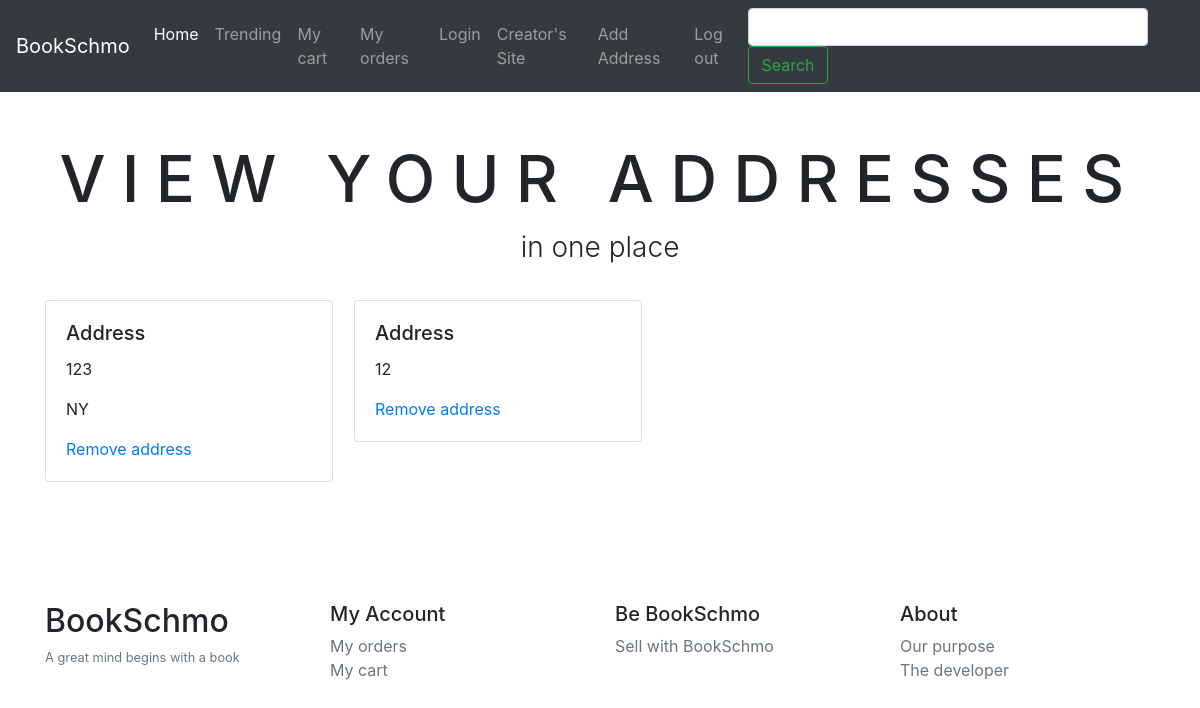
Screenshot of /usersAccount/viewAddress.php (signed in) with the database file from the repository.
### tables this page shows
CREATE TABLE `address` (
  `id` int(6) NOT NULL,
  `accountsID` int(6) DEFAULT NULL,
  `addressLine1` varchar(1000) NOT NULL,
  `addressLine2` varchar(255) NOT NULL,
  `addressLine3` varchar(255) NOT NULL,
  `country` varchar(255) NOT NULL,
  `createdAt` datetime NOT NULL DEFAULT CURRENT_TIMESTAMP
);

### usersAccount/viewAddress.php (the view, shortened to what this page needs)
<?php
	include "includes/header.php";
	$accountsID = $_SESSION["accountDetails"]['id'];
	$sql = "SELECT id, addressLine1, addressLine2, addressLine3, country
		FROM address
		WHERE accountsID = $accountsID";
	$result = mysqli_query($conn,$sql);
	$resultCheck = mysqli_num_rows($result);
?>
	<div class="pt-5 pb-3 text-center mt-100">
		<h1 class="text-uppercase page-heading">View your addresses</h1>
		<p class="lead page-sub-heading">in one place</p>
	</div>
	<div class="container">
		<div class="row">
		<?php
			if($resultCheck > 0){
				while ($row = mysqli_fetch_assoc($result)){
		?>
					<div class="col-3 mr-4 mb-4">
						<div class="card" style="width: 18rem;">
							<div class="card-body">
								<h5 class="card-title">Address</h5>
								<p class="card-text"><?php echo $row['addressLine1'];?></p>
								<p class="card-text"><?php echo $row['addressLine2'];?></p>
								<a href="includes/removeAddressScript.php?id=<?php echo $row['id'];?>" class="card-link">Remove address</a>
							</div>
						</div>
					</div>
		<?php
				}
			}
		?>
		</div>
	</div>
<?php
	include "includes/footer.php"
?>

### usersAccount/main.css (style rules this page uses)
.page-heading { letter-spacing:0.25em; font-size:65px; }
.page-sub-heading { font-size:28px; }

### rows the page displays
address: addressLine1 "123", addressLine2 "NY"
address: addressLine1 "12"
